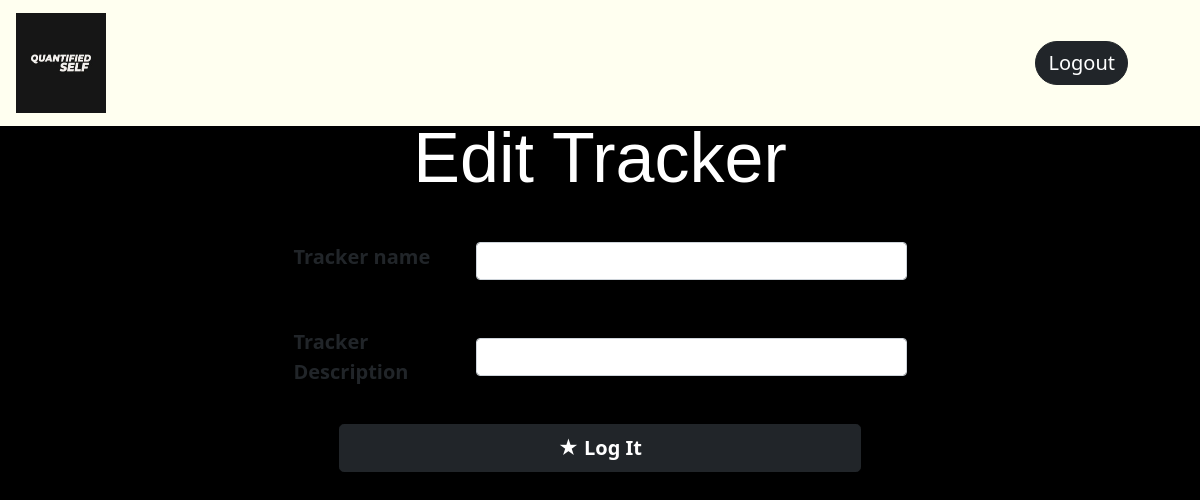
Before: /update_tracker/1 with the older database file.
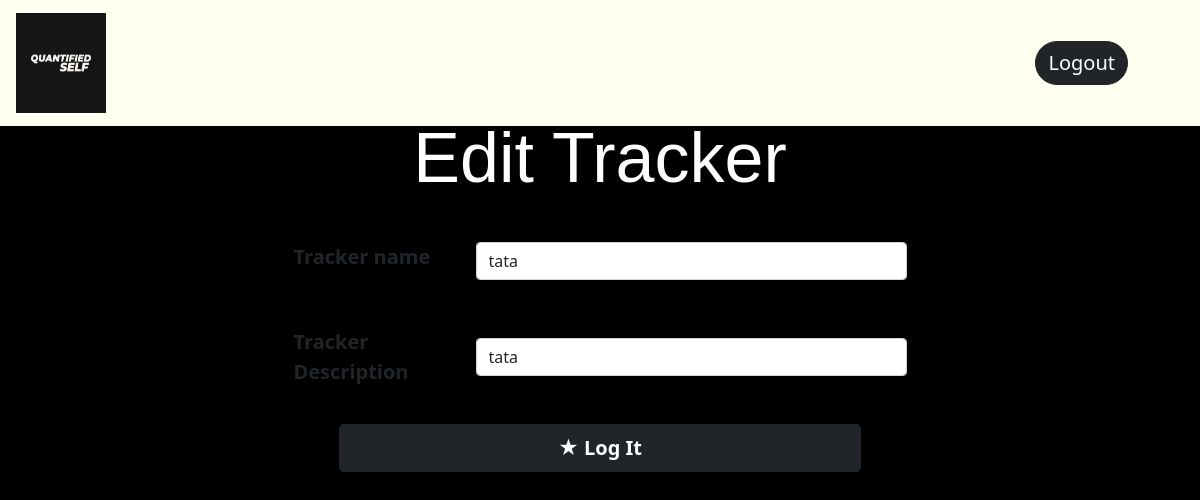
After: the same page with the newer database file.
### app.py (models this page shows)
class Tracker(db.Model):
    __tablename__ = 'tracker'
    tracker_id = db.Column(db.Integer, primary_key=True, autoincrement=True)
    user_id = db.Column(db.Integer, db.ForeignKey("user.user_id"), nullable=False)
    tracker_name = db.Column(db.String, nullable=False)
    description = db.Column(db.String, nullable=False)
    tracker_type = db.Column(db.String, nullable=False)
    options = db.Column(db.String, nullable=True, default=None)
    logs = db.relationship('Log')

### app.py (the view, shortened to what this page needs)
@app.route('/update_tracker/<int:tid>', methods=['GET','POST'])
def update_tracker(tid):
    trackfil = Tracker.query.filter_by(tracker_id=tid).first()
    if request.method=='GET':
        return render_template('update_tracker.html', trackfil=trackfil)

### templates/update_tracker.html (shortened to what this page needs)
<!DOCTYPE html>
<html lang="en">
<head>
    <link href="https://cdn.jsdelivr.net/npm/bootstrap@5.1.3/dist/css/bootstrap.min.css" rel="stylesheet"
>
    <link rel="stylesheet" type="text/css" href="{{ url_for('static' ,filename='style.css') }}">
</head>
<body class="bg-Logs">
    <nav class="navbar navbar-light ">
        <div class="container mx-1 ">
            <a class="navbar-brand" style="font-size: 30px;" href="/dashboard/{{trackfil.user_id}}">
                <img src="{{ url_for('static' ,filename='QS logo.png') }}" alt="" width="90" height="100" class="d-inline-block align-text-middle">
            </a>
            <a class="btn btn-dark btn-block mx-1" style="font-size:20px; border-radius: 25px;" href="/logout">Logout </a>
        </div>
    </nav>
    <form method="post" action="/update_tracker/{{trackfil.tracker_id}}">
        <h1 class=" display-4 mx-5 "
            style="font-family: 'Franklin Gothic Medium', 'Arial Narrow', Arial, sans-serif; font-size: 70px;position: relative; top: -10px; text-align: center;">
            Edit Tracker</h1><br>
        <div class="edit-tracker">
            <div class="container mb-3 mx-5 row ">
                <label for="trackerdesc" class="col-sm-2 form-label" style="font-size: 20px;"><b>Tracker name</b></label>
                <div class="col-sm-5">
                    <input class="form-control" name="newtname" type="text" value="{{trackfil.tracker_name}}"
                        aria-label="Disabled input example">
                </div>
            </div><br>
            <div class="container mb-3 mx-5 row ">
                <label for="trackername" class="col-sm-2 col-form-label" style="font-size: 20px;"><b>Tracker
                        Description</b></label>
                <div class="col-sm-5">
                    <input class="form-control" name="newtdesc" type="text" value="{{trackfil.description}}"
                        aria-label="Disabled input example">
                </div>
                <div style="text-align: center; position: relative; bottom:-30px;" class="d-grid gap-2 col-6 mx-auto">
                    <button type="submit" class="btn btn-dark btn-block btn-lg " value="Logit"><span
                            style="font-size:100%;color:white;">&starf;</span> <b> Log It </b></button>
                </div>
            </div>
        </div>
    </form>
</body>
</html>

Changed rows visible on the page:
added Tracker: newtname "tata", newtdesc "tata"
